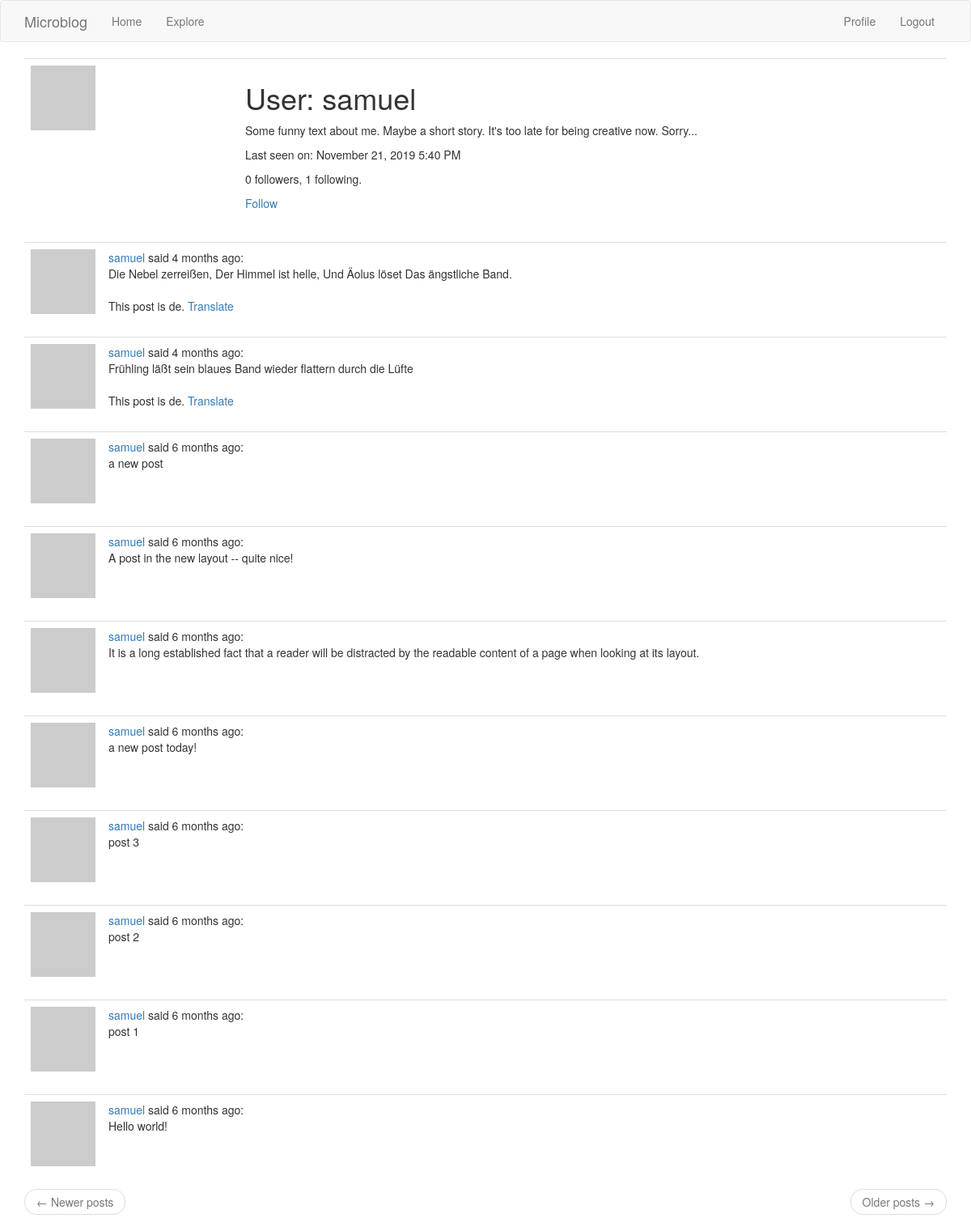
/user/samuel (signed in), run on an earlier commit of the app's database.
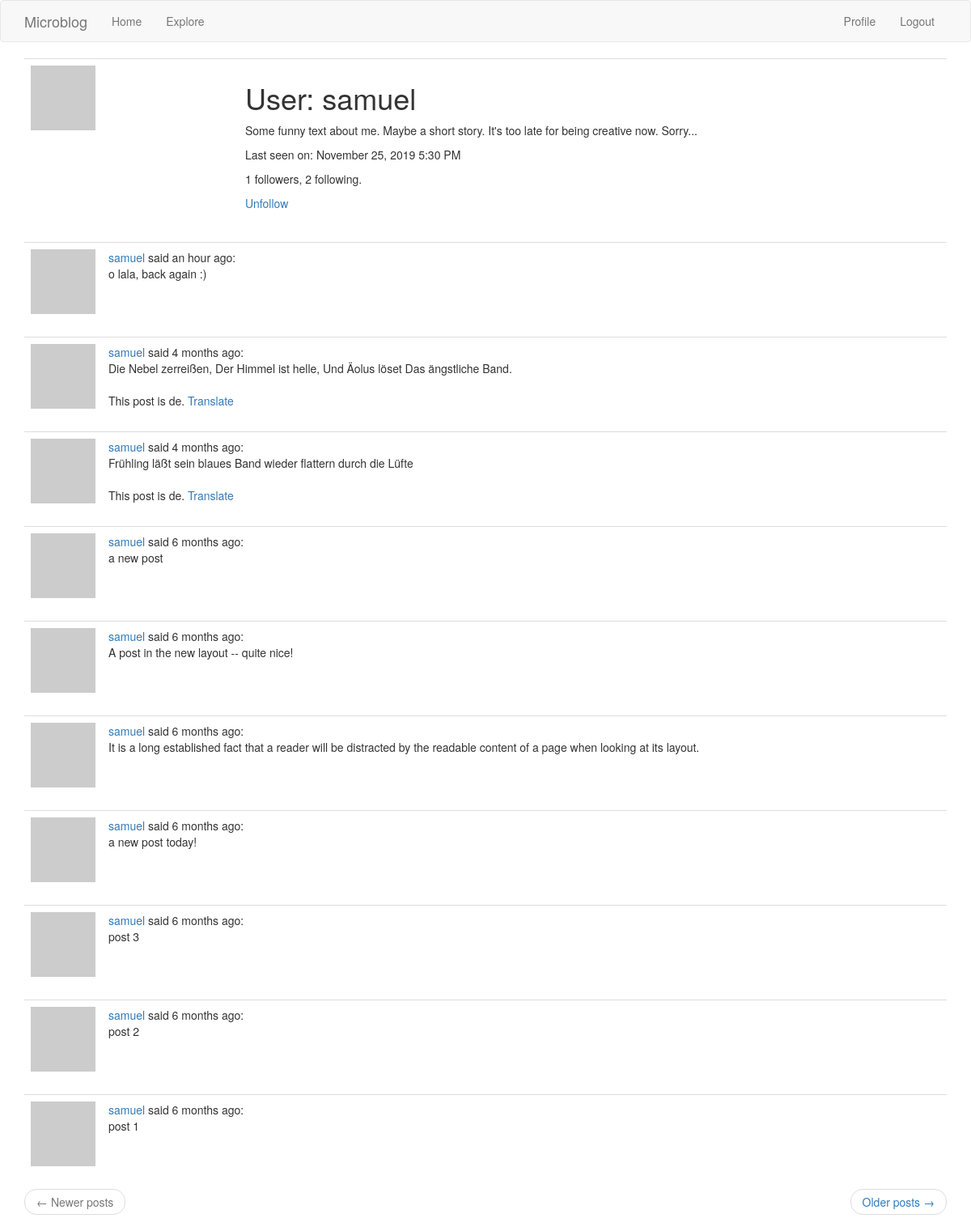
And on a later commit of the database.
### app/models.py (models this page shows, shortened)
class User(UserMixin, db.Model):
    id = db.Column(db.Integer, primary_key=True)
    username = db.Column(db.String(64), index=True, unique=True)
    email = db.Column(db.String(120), index=True, unique=True)
    password_hash = db.Column(db.String(128))
    posts = db.relationship('Post', backref='author', lazy='dynamic')
    about_me = db.Column(db.String(140))
    last_seen = db.Column(db.DateTime, default=datetime.utcnow)
    followed = db.relationship(
        'User', secondary=followers,
        primaryjoin=(followers.c.follower_id == id),
        secondaryjoin=(followers.c.followed_id == id),
        backref=db.backref('followers', lazy='dynamic'), lazy='dynamic')
    def avatar(self, size):
        digest = md5(self.email.lower().encode('utf-8')).hexdigest()
        return 'https://www.gravatar.com/avatar/{}?d=identicon&s={}'.format(digest, size)
    def is_following(self,user):
        return self.followed.filter(followers.c.followed_id == user.id).count() > 0

class Post(db.Model):
    id = db.Column(db.Integer, primary_key=True)
    body = db.Column(db.String(140))
    timestamp = db.Column(db.DateTime, index=True, default=datetime.utcnow)
    user_id = db.Column(db.Integer, db.ForeignKey('user.id'))
    language = db.Column(db.String(5))

### app/routes.py (the view)
@app.route('/user/<username>')
@login_required
def user(username):
    user = User.query.filter_by(username=username).first_or_404()
    page = request.args.get('page', 1, type=int)
    posts = user.posts.order_by(Post.timestamp.desc()).paginate(page, app.config['POSTS_PER_PAGE'], False)
    next_url = url_for('user', username=user.username, page=posts.next_num) if posts.has_next else None
    prev_url = url_for('user', username=user.username, page=posts.prev_num) if posts.has_prev else None
    return render_template('user.html', user=user, posts=posts.items, next_url=next_url, prev_url=prev_url, email=user.email)

### app/models.py (called while the page is built)
@login.user_loader
def load_user(id):
    return User.query.get(int(id))

### app/routes.py (called while the page is built)
@app.before_request
def before_request():
    if current_user.is_authenticated:
        current_user.last_seen = datetime.utcnow()
        db.session.commit()

### app/templates/user.html
{% extends "base.html" %}
{% block app_content %}
  <table class="table table-hover">
    <tr>
      <td width="265px"><img src="{{ user.avatar(265) }}" alt=""></td>
      <td>
        <h1>User: {{ user.username }}</h1>
        {% if user.about_me %}<p>{{ user.about_me }}</p>{% endif %}
        {% if user.last_seen %}
        <p>Last seen on: {{ moment(user.last_seen).format('LLL') }}</p>
        {% endif %}
        <p>{{ user.followers.count() }} followers, {{ user.followed.count() }} following.</p>
        {% if user == current_user %}
        {% if user.email %}<p>Email: {{ user.email }}</p>{% endif %}
        <p><a href="{{ url_for('edit_profile') }}">Edit your profile</a></p>
        {% elif not current_user.is_following(user) %}
        <p><a href="{{ url_for('follow', username=user.username) }}">Follow</a></p>
        {% else %}
        <p><a href="{{ url_for('unfollow', username=user.username) }}">Unfollow</a></p>
        {% endif %}
      </td>
    </tr>
  </table>
  {% for post in posts %}
    {% include '_post.html' %}
  {% endfor %}
  {% include '_pager.html' %}
{% endblock %}

### app/templates/_post.html
<table class="table table-hover">
  <tr>
    <td width="70px">
      <a href="{{ url_for('user', username=post.author.username) }}">
        <img src="{{ post.author.avatar(70) }}" alt="">
      </a>
    </td>
    <td>
      <a href="{{ url_for('user', username=post.author.username) }}">
        {{ post.author.username }}
      </a>
      said {{ moment(post.timestamp).fromNow() }}: <br>
      <span id="post{{ post.id }}">{{ post.body }}</span>
      {% if post.language and post.language != g.locale %}
      <br><br>
      <span id="translation{{ post.id }}">
        This post is {{ post.language }}.
        <a href="javascript:translate(
          '#post{{ post.id }}',
          '#translation{{ post.id }}',
          '{{ post.language }}',
          'en');">Translate</a>
      </span>
      {% endif %}
    </td>
  </tr>
</table>

What changed in the data, as far as the page shows it:
no longer on this page (row unchanged): Post: author.username "samuel", timestamp "6 months ago", body "Hello world!"
changed User "samuel": last_seen "November 21, 2019 5:40 PM" → "November 25, 2019 5:30 PM"
added Post: author.username "samuel", timestamp "an hour ago", body "o lala, back again :)"
Also different on the page:
{{ user.followers.count() }}: "0" → "1"
{{ user.followed.count() }}: "1" → "2"
text no longer shown: "Follow"
text now shown: "Unfollow"
